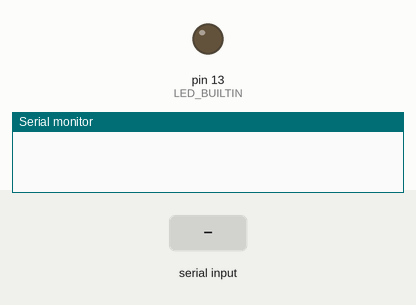
Recording of a sketch running on a simulated Arduino Uno, built with avr-gcc and run on an emulated ATmega328P. Parts: output pins drawn as LEDs (lit = HIGH), the last lines printed to the serial monitor. Dashed ring = blinking. Inputs (shaded band) come from the test bench.

Above: at 1.2 s.
1.3 s: "90,45\n" received over Serial
At 1.4 s:
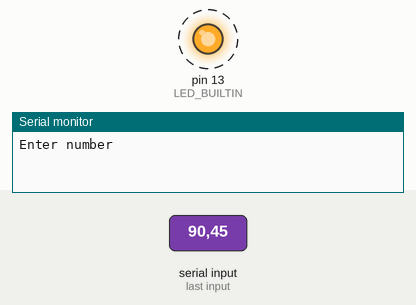
Timing chart, 0 to 10.3 s (numbered marks = the images above; inputs shaded):
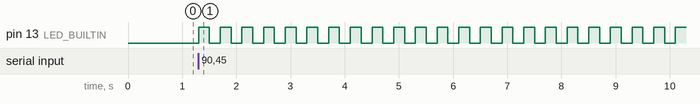

Measured:
- after the input at 1.3 s, pin 13 (LED_BUILTIN): alternates HIGH for 0.20 s and LOW for 0.20 s, starting at once

The sketch:

count_led_blink.ino
```cpp
void setup(){
  pinMode(LED_BUILTIN,OUTPUT);
  Serial.begin(9600);
}
void loop(){
    int ledBlink=0;
  while(Serial.available()){
    Serial.println("Enter number");
    int input=Serial.parseInt();
//    Serial.println(input);
    for(int i=0;i<=input;i++){
      digitalWrite(LED_BUILTIN,HIGH);
      delay(200);
      ledBlink=ledBlink+1;
      Serial.println("Led Blinked");
      digitalWrite(LED_BUILTIN,LOW);
      delay(200);
    }
    Serial.print("NO of times led blinked: ");
    Serial.println(ledBlink);
  }
}
```
